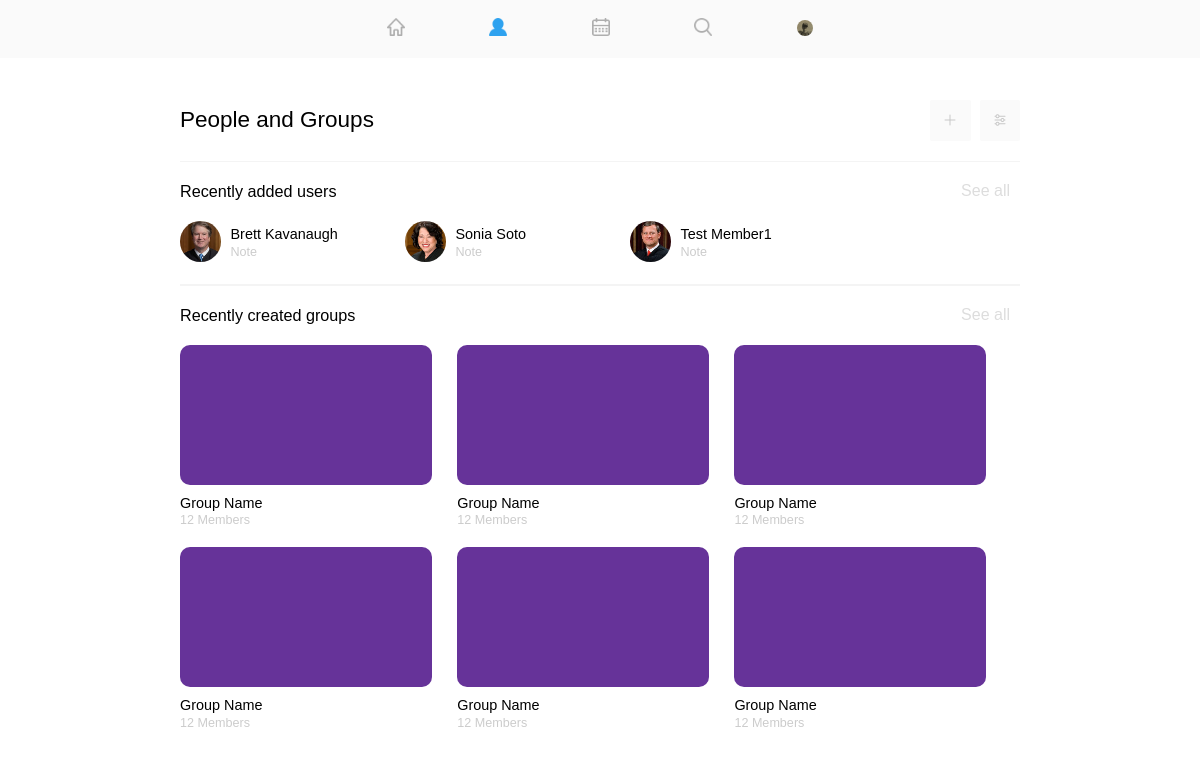
The page /people/ on the database as committed earlier.
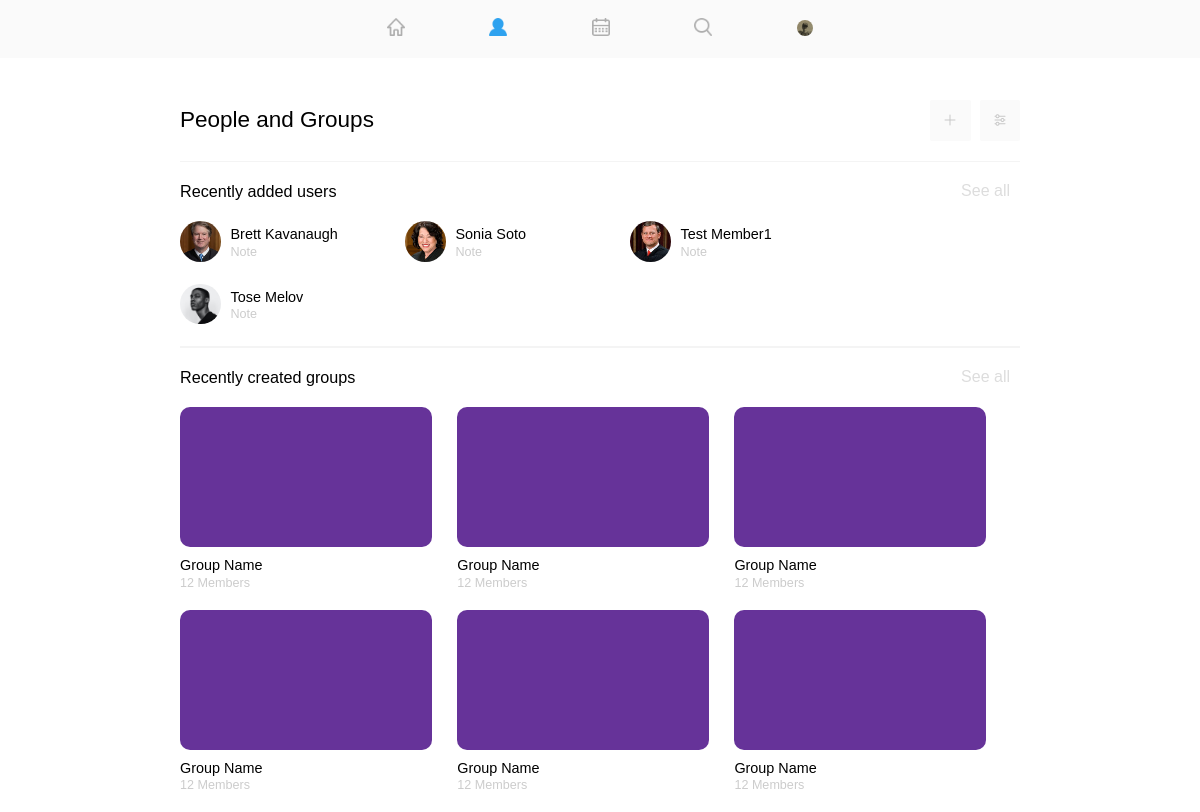
The same page on the database as committed later.
### accounts/models.py (models this page shows)
class Member(models.Model):
    GENDER = (
        ('Male', 'Male'),
        ('Female', 'Female'),
        )
    MARITAL_STATUS = (
        ('Single', 'Single'),
        ('Married', 'Married'),
        )
    firstName = models.CharField(max_length=100, null=True)
    lastName = models.CharField(max_length=100, null=True)
    workplace = models.CharField(max_length=200, null=True)
    city = models.CharField(max_length=200, null=True)
    street_address = models.CharField(max_length=200, null=True)
    zipcode = models.CharField(max_length=10, null=True)
    phone = models.CharField(max_length=200, null=True)
    email = models.CharField(max_length=200, null=True)
    birthday = models.DateField(null=True)
    marital_status = models.CharField(max_length=10, null=True, choices=MARITAL_STATUS)
    membership_status = models.BooleanField(null=True)
    gender = models.CharField(max_length=10, null=True, choices=GENDER)
    date_created = models.DateTimeField(auto_now_add=True)
    profile_picture = models.ImageField(null=True, blank=True)
    def __str__(self):
        return (self.firstName + " " + self.lastName)

### accounts/views.py (the view)
# urls.py: path('people/', views.people, name="app-people"),
def people(request):
    members = Member.objects.all()
    return render(request, 'accounts/people.html', {'members': members})

### accounts/templates/accounts/people.html (shortened to what this page needs)
{% extends "accounts/main.html" %}
{% load static %}
{% block content %}
<div class="header">
    <h1 class="page_title">People and Groups</h1>
    <div class="function_button" id="modal-plus-button-people-and-groups"><img class="opacity35" src="{% static 'images/plus icon.png' %}" alt=""></div>
    <div class="function_button"><img class="opacity35" src="{% static 'images/filters icon.png' %}" alt=""></div>
</div>
<hr>
<div class="section_header">
    <h2>Recently added users</h2>
    <a class="see_all" href="">See all</a>
</div>
<div class="profile_thumbnail_section">
    {% for i in members %}
        <div class="profile_thumbnail">
            <img class="profile_pic" src="{{i.profile_picture.url}}" alt="profile picture">
            <div class="username_and_note">
                <h3>{{i}}</h3>
                <p class="opacity35">Note</p>
            </div>
        </div>
    {% endfor %}
</div>
<hr>
<div class="section_header">
    <h2>Recently created groups</h2>
    <a class="see_all" href="">See all</a>
</div>
<div class="groups_thumbnail_section">
    <div class="group_thumbnail">
        <div class="group_pic"></div>
        <div class="group_info">
            <h3>Group Name</h3>
            <p class="opacity35">12 Members</p>
        </div>
    </div>
    <div class="group_thumbnail">
        <div class="group_pic"></div>
        <div class="group_info">
            <h3>Group Name</h3>
            <p class="opacity35">12 Members</p>
        </div>
    </div>
    <div class="group_thumbnail">
        <div class="group_pic"></div>
        <div class="group_info">
            <h3>Group Name</h3>
            <p class="opacity35">12 Members</p>
        </div>
    </div>
    <div class="group_thumbnail">
        <div class="group_pic"></div>
        <div class="group_info">
            <h3>Group Name</h3>
            <p class="opacity35">12 Members</p>
        </div>
    </div>
    <div class="group_thumbnail">
        <div class="group_pic"></div>
        <div class="group_info">
            <h3>Group Name</h3>
            <p class="opacity35">12 Members</p>
        </div>
    </div>
    <div class="group_thumbnail">
        <div class="group_pic"></div>
        <div class="group_info">
            <h3>Group Name</h3>
            <p class="opacity35">12 Members</p>
        </div>
    </div>
</div>
{% endblock content %}

### accounts/templates/accounts/main.html (shortened to what this page needs)
{% load static %}
<!DOCTYPE html>
<head>
    <link rel="stylesheet" type="text/css" href="{% static 'css/main_styles.css' %}" />
</head>
<body onload="myFunction()">
    <header>
        <nav class="navbar">
            <ul class="nav_links">
                <li>
                    <a href="{% url 'app-home' %}">
                        {% if request.resolver_match.url_name == 'app-home' %}
                            <img class="nav_item nav_icon" src="{% static 'images/home icon blue filled.png' %}" alt="blue house icon">
                        {% else %}
                            <img class="nav_item nav_icon opacity30" src="{% static 'images/home icon.png' %}" alt="house icon">
                        {% endif %}
                    </a>
                </li>
                <li>
                    <a href="{% url 'app-people' %}">
                        {% if "/people/" in request.path %}
                            <img class="nav_item nav_icon" src="{% static 'images/people icon blue filled.png' %}" alt="blue groups icon">
                        {% else %}
                            <img class="nav_item nav_icon opacity30" src="{% static 'images/people icon.png' %}" alt="groups icon">
                        {% endif %}
                    </a>
                </li>
                <li>
                    <a href="{% url 'app-events' %}">
                        {% if "/events/" in request.path %}
                            <img class="nav_item nav_icon" src="{% static 'images/calendar icon blue filled.png' %}" alt="blue events icon">
                        {% else %}
                            <img class="nav_item nav_icon opacity30" src="{% static 'images/calendar icon.png' %}" alt="events icon">
                        {% endif %}
                    </a>
                </li>
                <li>
                    <a href="{% url 'app-search' %}">
                        {% if "/search/" in request.path %}
                            <img class="nav_item nav_icon" src="{% static 'images/search icon blue.png' %}" alt="blue search icon">
                        {% else %}
                            <img class="nav_item nav_icon opacity30" src="{% static 'images/search icon.png' %}" alt="search icon">
                        {% endif %}
                    </a>
                </li>
                <li>
                    <a href="">
                        <img class="nav_item" id="profile_img" src="{% static 'images/profile picture.jpg' %}" alt="profile picture">
                    </a>
                </li>
            </ul>
        </nav>
    </header>
    <div class="left_right_padding_15_percent">
    <div class="under_navbar_section"></div>
        {% block content %}
        {% endblock content %}
    </div>
</body>
</html>

### accounts/static/css/main_styles.css (style rules this page uses)
* { box-sizing: border-box; margin: 0; padding: 0; }
h1 { font-size: 22.5px; font-weight: 500; display: inline-block; }
h2 { font-size: 16.2px; font-weight: 500; display: inline-block; }
h3 { font-size: 14.4px; font-weight: 400; }
p, label { font-weight: 400; font-size: 12.6px; }
hr { height: 1.8px; background-color: rgb(244 244 244); border-style: none; }
.see_all { display: inline-block; text-decoration: none; color: #dddddd; }
.function_button { width: 35.5px; height: 35.5px; min-width: 40.5px; min-height: 40.5px; background-color: #fafafa; border-radius: 5%; margin-left: 9px; display: flex; justify-content: center; align-items: center; cursor: pointer; transition: 0.2s; transition-timing-function: ease-in-out; }
.function_button img { width: 11.7px; height: 11.7px; }
.section_header { margin-top: 20px; margin-bottom: 20px; margin-right: 10px; display: flex; justify-content: flex-end; }
.section_header h2 { margin-right: auto; }
.header { margin-bottom: 20px; display: flex; justify-content: flex-end; align-items: center; }
.profile_thumbnail_section, .inline_flex_containter { display: inline-flex; flex-wrap: wrap; align-items: flex-start; }
.profile_thumbnail .username_and_note { border-radius: 50%; display: block; padding: 5px 10px; }
.profile_thumbnail { display: flex; align-content: space-between; width: 225px; margin-bottom: 20px; }
.profile_thumbnail .profile_pic { border-radius: 50%; width: 40.5px; height: 40.5px; object-fit: cover; object-position: center; }
.profile_thumbnail h3, .group_thumbnail h3, .event_course_thumbnail h3 { font-size: 14.4px; font-weight: 400; margin-bottom: 2.5px; }
.groups_thumbnail_section { display: flex; flex-wrap: wrap; width: 100%; }
.group_thumbnail { width: 30%; min-width: 200px; margin-bottom: 20px; margin-right: 3%; }
.group_pic { width: 100%; height: 140px; border-radius: 10px; background-color: rebeccapurple; margin-bottom: 10px; }
.page_title { margin-right: auto; }
.navbar { display: flex; justify-content: center; align-items: center; padding: 18px 10%; background-color:#fafafa; width: 100%; position: fixed; }
.under_navbar_section { height: 50px; }
.nav_links { list-style: none; }
.nav_links li { display: inline-block; padding: 0px 40px; }
.nav_icon { width: 18px; height: 18px; }
#profile_img { border-radius: 50%; width: 16.2px; height: 16.2px; }
.opacity30 { opacity: 0.3; }
.opacity35 { opacity: 0.2; }
.left_right_padding_15_percent { padding: 50px 15% 0px; }

Rows that differ between the two databases and show on the page:
added Member: profile_picture (picture), firstName+lastName "Tose Melov"
